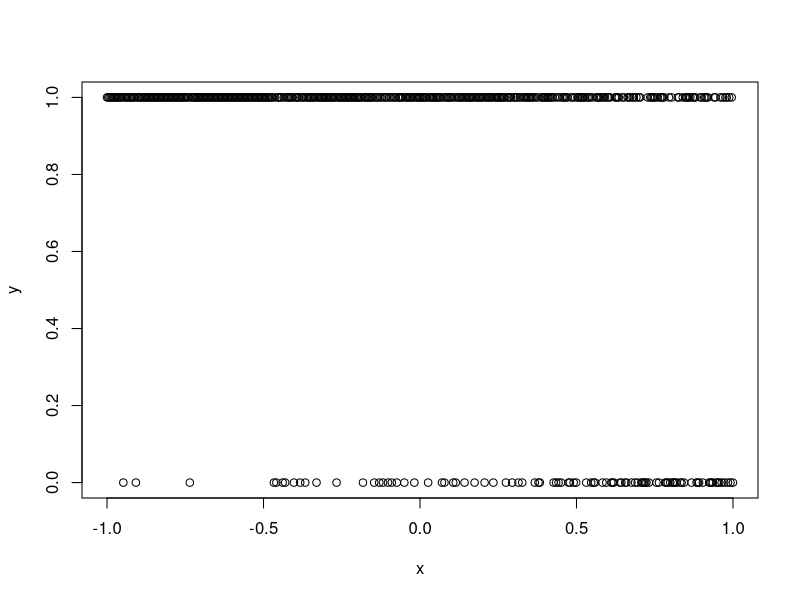

Source code (R): (Note: this script raises an error after producing the figure.)
rm(list=ls(all=TRUE))
set.seed(1)

n=500
x=seq(from=-1,to=1,length.out=n)

true.b1=b1=1
true.b2=b2=-1

med=b1+b2*x
true.z=z=rnorm(n,mean=med,sd=1)
y=rep(0,n)
y[z>0]=1

plot(x,y)
dat=data.frame(x=x,y=y)

setwd('U:\\modeling abundance\\git_probit')
write.csv(dat,'fake data.csv',row.names=F)